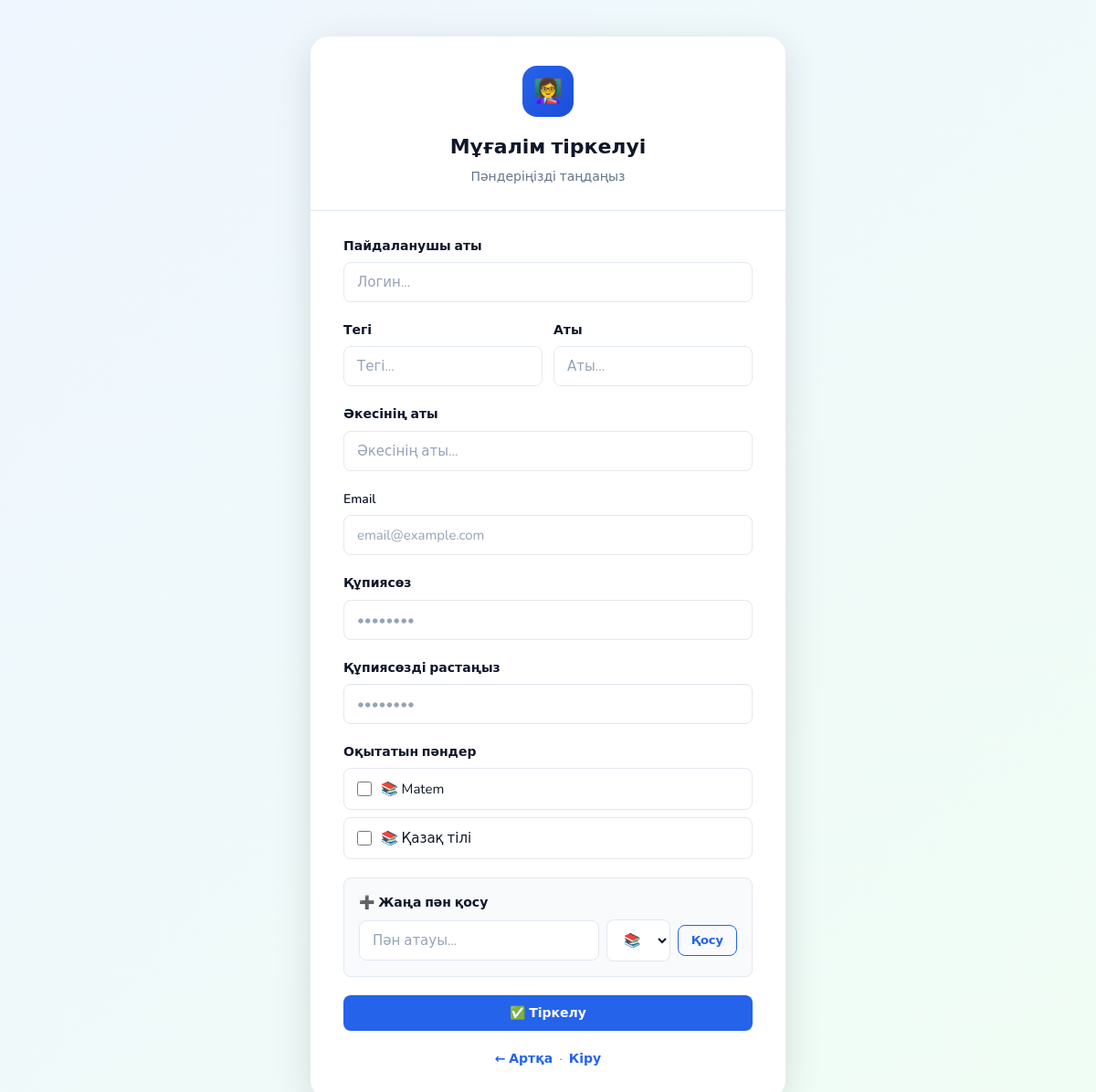
Page /register/teacher/ on the earlier database version.
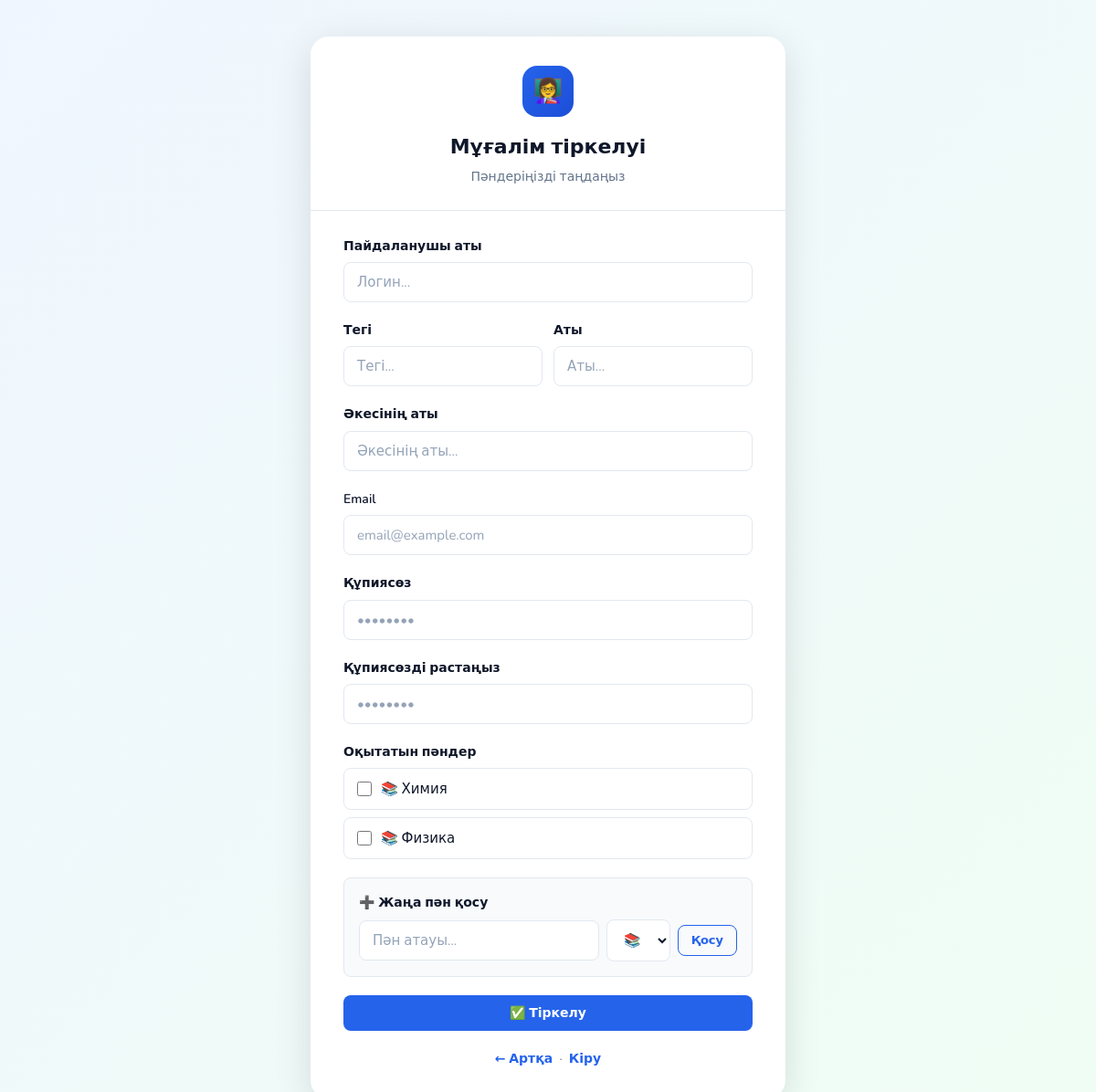
Same page on the later database version.
### core/models.py (models this page shows, shortened)
class Subject(models.Model):
    name = models.CharField(max_length=100, unique=True, verbose_name='Пән атауы')
    icon = models.CharField(max_length=10, default='📚')
    created_at = models.DateTimeField(auto_now_add=True)
    class Meta:
        verbose_name = 'Пән'
        verbose_name_plural = 'Пәндер'

### core/views.py (the view)
# urls.py: path('register/teacher/', views.register_teacher, name='register_teacher'),
def register_teacher(request):
    if request.method == 'POST':
        form = TeacherRegisterForm(request.POST)
        if form.is_valid():
            user = form.save(commit=False)
            user.role = user.ROLE_TEACHER  # Ролін мұғалім деп орнатамыз
            user.save()
            selected_subject_ids = request.POST.getlist('subjects')
            if selected_subject_ids:
                user.subjects.add(*selected_subject_ids)
            new_subjects_raw = request.POST.getlist('new_subjects[]')
            for sub_data in new_subjects_raw:
                try:
                    icon, name = sub_data.split(' ', 1)
                    new_sub, created = Subject.objects.get_or_create(
                        name=name.strip(),
                        defaults={'icon': icon.strip()}
                    )
                    user.subjects.add(new_sub)
                except ValueError:
                    new_sub, created = Subject.objects.get_or_create(name=sub_data.strip())
                    user.subjects.add(new_sub)
            login(request, user)
            return redirect('teacher_dashboard')
    else:
        form = TeacherRegisterForm()
    return render(request, 'core/register_teacher.html', {
        'form': form,
        'subjects': Subject.objects.all(),
    })

### core/forms.py (shortened to what this page needs)
class TeacherRegisterForm(forms.ModelForm):
    password1 = forms.CharField(widget=forms.PasswordInput, label='Құпиясөз')
    password2 = forms.CharField(widget=forms.PasswordInput, label='Құпиясөзді растаңыз')
    subjects = forms.ModelMultipleChoiceField(
        queryset=Subject.objects.all(),
        widget=forms.CheckboxSelectMultiple,
        label='Пәндер',
        required=False
    )
    new_subject = forms.CharField(max_length=100, required=False, label='Жаңа пән қосу')
    class Meta:
        model = User
        fields = ['username', 'first_name', 'last_name', 'patronymic', 'email']
        labels = {
            'username': 'Пайдаланушы аты',
            'first_name': 'Аты',
            'last_name': 'Тегі',
            'patronymic': 'Әкесінің аты',
            'email': 'Email',
        }

### core/templates/core/register_teacher.html (shortened to what this page needs)
{% load static %}
<!DOCTYPE html>
<html lang="kk">
<head>
  <link rel="stylesheet" href="{% static 'core/css/style.css' %}">
</head>
<body>
<div class="auth-wrap" style="padding: 40px 24px;">
  <div class="auth-card" style="max-width:520px">
    <div class="auth-header">
      <div class="auth-logo">👩‍🏫</div>
      <div class="auth-title">Мұғалім тіркелуі</div>
      <div class="auth-subtitle">Пәндеріңізді таңдаңыз</div>
    </div>
    <div class="auth-body">
      <form method="post" id="teacherForm">
        <div class="form-group">
          <label class="form-label">Пайдаланушы аты</label>
          <input type="text" name="username" class="form-control" placeholder="Логин..." value="{{ form.username.value|default:'' }}">
        </div>
        <div style="display:grid;grid-template-columns:1fr 1fr;gap:12px">
          <div class="form-group">
            <label class="form-label">Тегі</label>
            <input type="text" name="last_name" class="form-control" placeholder="Тегі..." value="{{ form.last_name.value|default:'' }}">
          </div>
          <div class="form-group">
            <label class="form-label">Аты</label>
            <input type="text" name="first_name" class="form-control" placeholder="Аты..." value="{{ form.first_name.value|default:'' }}">
          </div>
        </div>
        <div class="form-group">
          <label class="form-label">Әкесінің аты</label>
          <input type="text" name="patronymic" class="form-control" placeholder="Әкесінің аты..." value="{{ form.patronymic.value|default:'' }}">
        </div>
        <div class="form-group">
          <label class="form-label">Email</label>
          <input type="email" name="email" class="form-control" placeholder="email@example.com" value="{{ form.email.value|default:'' }}">
        </div>
        <div class="form-group">
          <label class="form-label">Құпиясөз</label>
          <input type="password" name="password1" class="form-control" placeholder="••••••••">
        </div>
        <div class="form-group">
          <label class="form-label">Құпиясөзді растаңыз</label>
          <input type="password" name="password2" class="form-control" placeholder="••••••••">
        </div>
        <div class="form-group">
          <label class="form-label">Оқытатын пәндер</label>
          {% if subjects %}
            <div class="checkbox-list" style="max-height:200px;overflow-y:auto">
              {% for subject in subjects %}
              <label class="checkbox-item">
                <input type="checkbox" name="subjects" value="{{ subject.id }}">
                <span>{{ subject.icon }} {{ subject.name }}</span>
              </label>
              {% endfor %}
            </div>
          {% else %}
            <p class="text-muted text-small">Әзір пәндер жоқ. Жаңа пән қосыңыз.</p>
          {% endif %}
        </div>
        <div class="form-group" style="background:var(--bg);border:1px solid var(--border);border-radius:var(--radius-sm);padding:16px">
          <label class="form-label">➕ Жаңа пән қосу</label>
          <div style="display:flex;gap:8px;align-items:center">
            <input type="text" id="newSubjectInput" class="form-control" placeholder="Пән атауы..." style="flex:1">
            <select id="newSubjectIcon" class="form-control" style="width:70px">
              <option>📚</option><option>➕</option><option>🔢</option><option>⚗️</option>
            </select>
            <button type="button" class="btn btn-outline btn-sm" onclick="addSubject()">Қосу</button>
          </div>
        </div>
        <button type="submit" class="btn btn-primary btn-full">✅ Тіркелу</button>
      </form>
      <div class="auth-footer" style="margin-top:20px">
        <a href="/register/">← Артқа</a> &nbsp;·&nbsp; <a href="/login/">Кіру</a>
      </div>
    </div>
  </div>
</div>
</body>
</html>

### core/static/core/css/style.css (style rules this page uses)
:root { --primary: #2563EB; --primary-light: #EFF6FF; --primary-dark: #1D4ED8; --accent: #10B981; --accent-light: #ECFDF5; --warning: #F59E0B; --danger: #EF4444; --danger-light: #FEF2F2; --text: #0F172A; --text-muted: #64748B; --text-light: #94A3B8; --border: #E2E8F0; --border-focus: #93C5FD; --bg: #F8FAFC; --card: #FFFFFF; --shadow-sm: 0 1px 3px rgba(0,0,0,0.06), 0 1px 2px rgba(0,0,0,0.04); --shadow: 0 4px 16px rgba(0,0,0,0.08); --shadow-lg: 0 10px 40px rgba(0,0,0,0.12); --radius: 12px; --radius-sm: 8px; --radius-lg: 20px; --font: 'Nunito', 'DejaVu Sans', sans-serif; }
* { box-sizing: border-box; margin: 0; padding: 0; }
body { font-family: var(--font); background: var(--bg); color: var(--text); font-size: 15px; line-height: 1.6; min-height: 100vh; }
.btn { display: inline-flex; align-items: center; gap: 6px; padding: 10px 20px; border-radius: var(--radius-sm); font-family: var(--font); font-size: 14px; font-weight: 600; cursor: pointer; text-decoration: none; border: none; transition: all 0.2s ease; white-space: nowrap; }
.btn-primary { background: var(--primary); color: white; }
.btn-outline { background: transparent; color: var(--primary); border: 1.5px solid var(--primary); }
.btn-sm { padding: 7px 14px; font-size: 13px; }
.btn-full { width: 100%; justify-content: center; }
.form-group { margin-bottom: 20px; }
.form-label { display: block; font-size: 14px; font-weight: 600; color: var(--text); margin-bottom: 6px; }
.form-control { width: 100%; padding: 11px 14px; border: 1.5px solid var(--border); border-radius: var(--radius-sm); font-family: var(--font); font-size: 15px; color: var(--text); background: var(--card); transition: border-color 0.2s ease, box-shadow 0.2s ease; outline: none; }
.form-control::placeholder { color: var(--text-light); }
.auth-wrap { min-height: 100vh; display: flex; align-items: center; justify-content: center; background: linear-gradient(135deg, #EFF6FF 0%, #F0FDF4 100%); padding: 24px; }
.auth-card { background: var(--card); border-radius: var(--radius-lg); box-shadow: var(--shadow-lg); width: 100%; max-width: 460px; overflow: hidden; }
.auth-header { padding: 32px 36px 24px; text-align: center; border-bottom: 1px solid var(--border); }
.auth-logo { width: 56px; height: 56px; background: linear-gradient(135deg, var(--primary), var(--primary-dark)); border-radius: 16px; display: flex; align-items: center; justify-content: center; font-size: 26px; margin: 0 auto 16px; }
.auth-title { font-size: 22px; font-weight: 800; margin-bottom: 4px; }
.auth-subtitle { color: var(--text-muted); font-size: 14px; }
.auth-body { padding: 28px 36px 32px; }
.auth-footer { text-align: center; margin-top: 20px; font-size: 14px; color: var(--text-muted); }
.auth-footer a { color: var(--primary); font-weight: 600; text-decoration: none; }
.checkbox-list { display: flex; flex-direction: column; gap: 8px; }
.checkbox-item { display: flex; align-items: center; gap: 10px; padding: 10px 14px; border: 1.5px solid var(--border); border-radius: var(--radius-sm); cursor: pointer; transition: all 0.15s; }
.checkbox-item input[type="checkbox"] { width: 16px; height: 16px; accent-color: var(--primary); }

Differences in the rows shown:
changed Subject: name "Matem" → "Химия"
changed Subject: name "Қазақ тілі" → "Физика"
